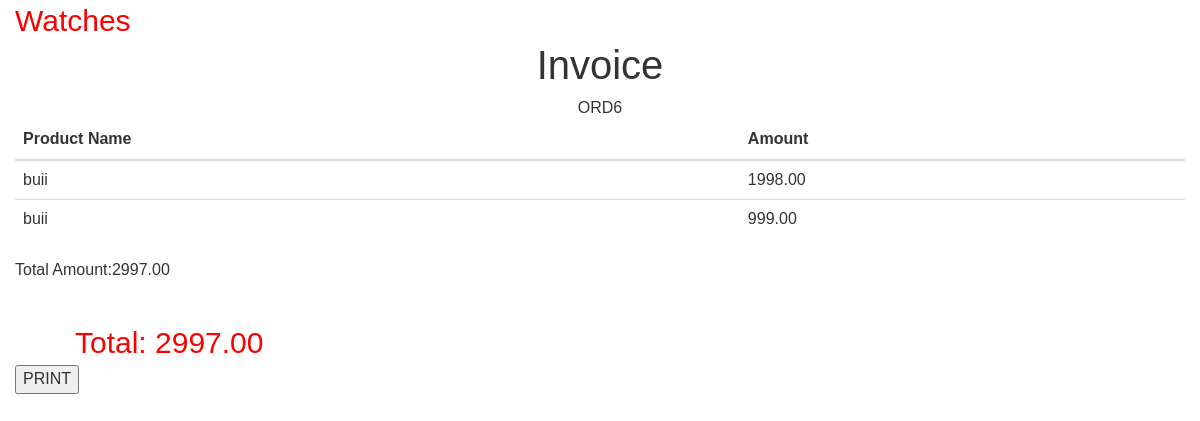
Page /web/invoice/6 on the committed database.
### app/models.py (models this page shows, shortened)
class Cart(models.Model):
    user_id = models.ForeignKey(User, on_delete=models.CASCADE)
    product_id = models.ForeignKey(Product, on_delete=models.CASCADE)
    product_count = models.IntegerField()
    tottal_price = models.DecimalField(max_digits=16, decimal_places=2, null=True, blank=True)
    status = models.BooleanField(default = True)
    def __str__(self):
        if self.user_id:
            return self.user_id.name

class Product(models.Model):
    product_id = models.AutoField(primary_key=True)
    name = models.CharField(max_length=13,null=True,blank=True)
    starpcolor = models.CharField(max_length=13,null=True,blank=True)
    highlights = models.CharField(max_length=13,null=True,blank=True)
    price = models.IntegerField()
    status = models.CharField(max_length=30,choices=status,default="ACTIVE")

class Order(models.Model):
    user_id  = models.ForeignKey(User, on_delete=models.CASCADE)
    is_paid = models.BooleanField()
    total_amount = models.DecimalField(max_digits=16, decimal_places=2, null=True, blank=True)
    order_status =models.BooleanField(default =True)

### userapp/views.py (the view)
# urls.py: path('invoice/<int:userid>',views.invoice,name='invoice')
def invoice(request,userid):
    print("ljkkl")
    order = Order.objects.filter(user_id=User.objects.get(id=userid),is_paid = True,order_status = True).first()
    print("----------------------",order.total_amount)
    cart=Cart.objects.filter(user_id=User.objects.get(id=userid),status=True)
    print("-----------------------------",cart)
    invoice_id ="ORD"+str(userid)
    context = {
        'order':order,
        'cart' :cart,
        'user_id':userid,
        'invoice_id':invoice_id
    }
    return render(request,'invoice.html',context)

### userapp/templates/invoice.html (shortened to what this page needs)
<!DOCTYPE HTML>
{% load static %}
<html>
<head>
<link href="{% static 'assets/css/bootstrap.css' %}" rel='stylesheet' type='text/css' />
<link href="{% static 'assets/css/style.css' %}" rel='stylesheet' type='text/css' />
</head>
<body>
<div class="container">
    <div class="row">
      <div class="col-xl-12">
        <ul class="list-unstyled float-end">
          <li style="font-size: 30px; color: red;">Watches</li>
        </ul>
      </div>
    </div>
    <div class="row text-center">
      <h3 class="text-uppercase text-center mt-3" style="font-size: 40px;">Invoice</h3>
      <p>{{invoice_id}}</p>
    </div>
    <div class="row mx-3">
      <table class="table">
        <thead>
          <tr>
            <th scope="col">Product Name</th>
            <th scope="col">Amount</th>
          </tr>
        </thead>
        <tbody>
            {% for i in cart %}
          <tr>
            <td>{{i.product_id.name}}</td>
            <td>{{i.tottal_price}}</td>
          </tr>
          {% endfor %}
        </tbody>
      </table>
    </div>
    <div class="row">
      <div class="col-xl-8">
        <ul class="list-unstyled float-end me-0">
          <li><span class="me-3 float-start">Total Amount:</span>{{order.total_amount}}
          </li>
        </ul>
      </div>
    </div>
    <div class="row">
      <div class="col-xl-8" style="margin-left:60px">
        <p class="float-end"
          style="font-size: 30px; color: red; font-weight: 400;font-family: Arial, Helvetica, sans-serif;">
          Total:
          <span>{{order.total_amount}}</span></p>
      </div>
    </div>
    <div class="row mt-2 mb-5">
   <button onclick="window.print();" class="dontPrint"> PRINT</button>
    </div>
  </div>
</body>
</html>

### static/assets/css/style.css (style rules this page uses)
h4, h5, h6, h1, h2, h3 { margin-top: 0; }
ul, ol { margin: 0; }
p { margin: 0; }
html, body { font-family: 'PT Sans Narrow', sans-serif; font-size: 100%; background:#fff; }

### rows in the picture
Cart: product_id.name "buii", tottal_price "1998.00"
Cart: product_id.name "buii", tottal_price "999.00"
Order: total_amount "2997.00"

### other values in the picture
{{ invoice_id }} "ORD6"
